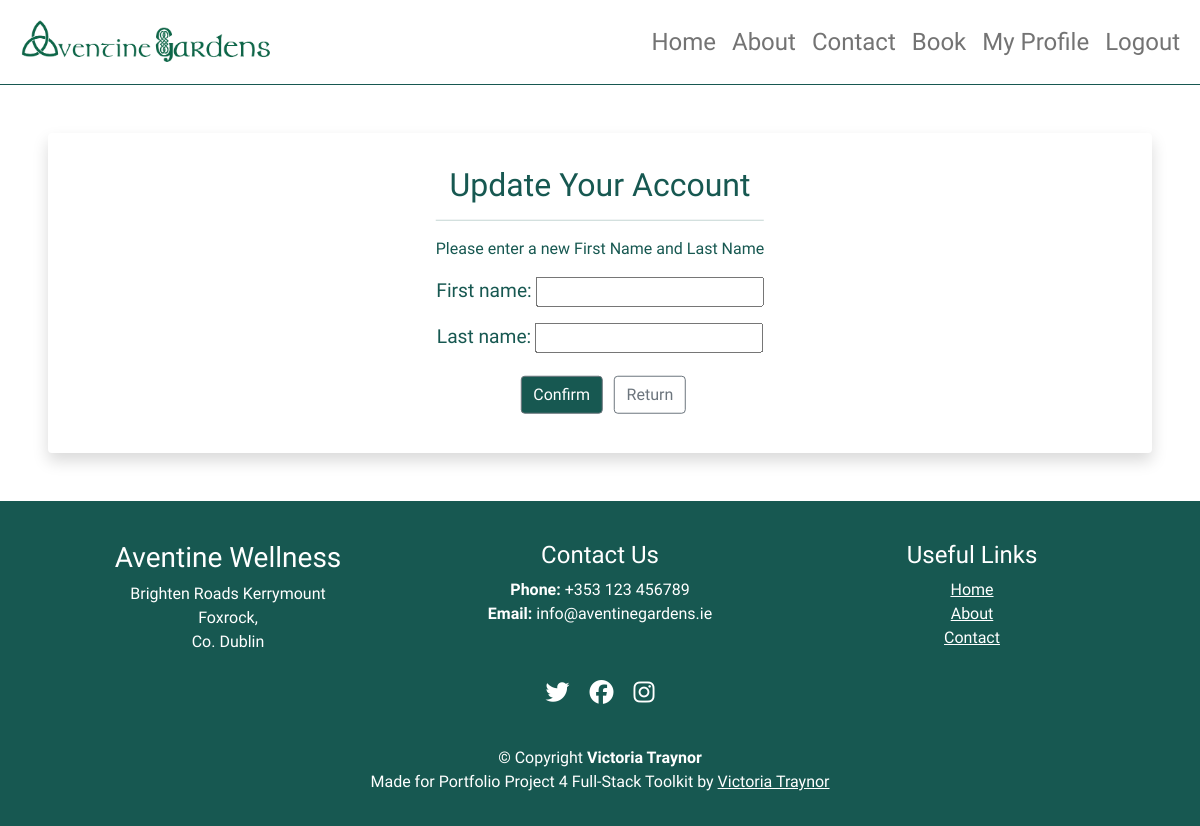
Page /user/user-update/15/ (signed in) on the earlier database version.
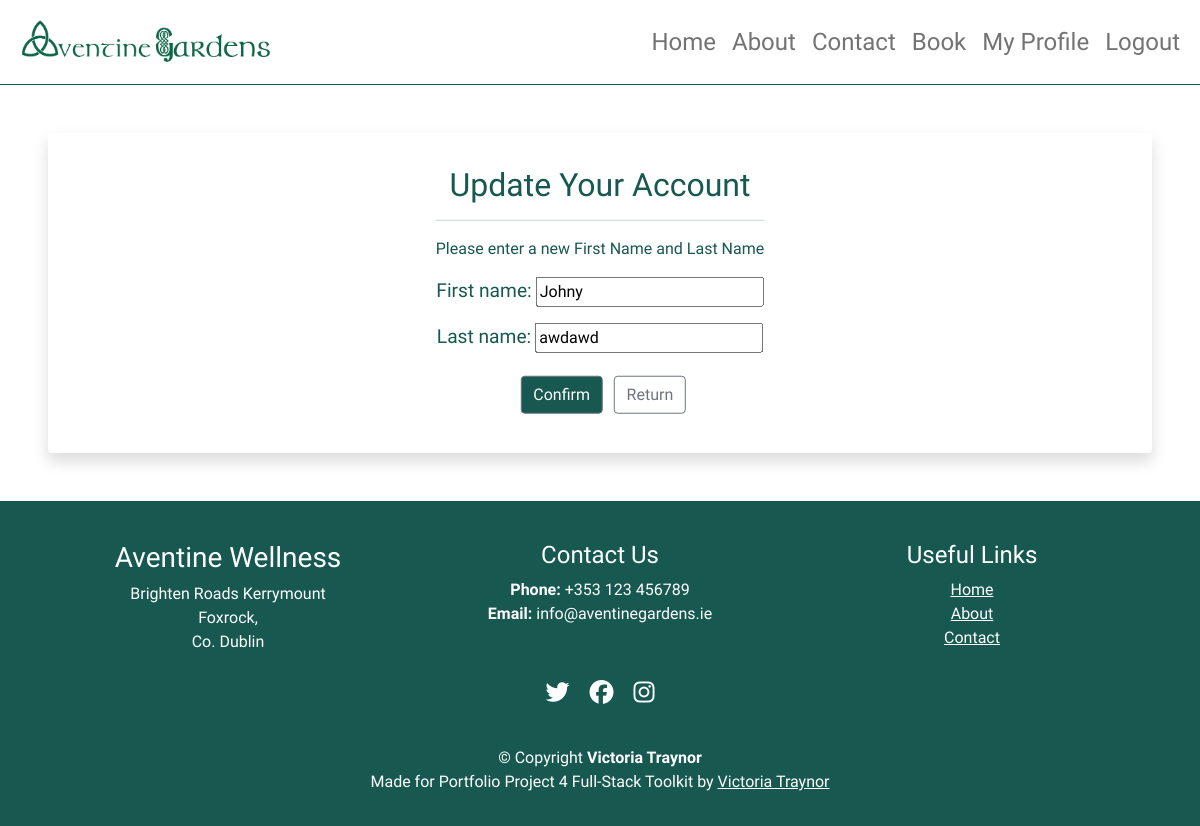
Same page on the later database version.
### profiles/models.py (models this page shows, shortened)
class Profile(models.Model):
    user = models.OneToOneField(User, on_delete=models.CASCADE)
    first_name = models.CharField(max_length=30)
    last_name = models.CharField(max_length=30)

### profiles/views.py (the view, shortened to what this page needs)
# urls.py: path("user/user-update/<int:pk>/", UserEditProfile.as_view(), name="user-update"),
class UserEditProfile(LoginRequiredMixin, UserPassesTestMixin, UpdateView):
    model = Profile
    template_name = "user/user_update.html"
    form_class = ProfileForm
    def test_func(self):
        obj = self.get_object()
        return obj.user == self.request.user

### profiles/forms.py
class ProfileForm(forms.ModelForm):
    class Meta:
        model = Profile
        fields = ["first_name", "last_name"]

### templates/user/user_update.html (shortened to what this page needs)
{% extends "base.html" %}
{% load static %}
{% block content %}
<div class="shadow p-4 mb-5 bg-body bg-body rounded text-black m-5 update-div">
  <div class="verticle-center">
    <h2>Update Your Account</h2>
    <hr>
    <p>Please enter a new First Name and Last Name</p>
    <form action="." method="POST" class="appointment-form">{% csrf_token %}
      {{ form.as_p}}
      <button type="submit" class="btn btn-secondary profile-btns">Confirm</button>
      <a class="btn btn-outline-secondary" href="{% url 'user-profile' %}">Return</a>
    </form>
  </div>
</div>
{%endblock%}

Differences in the rows shown:
changed Profile: first_name (not shown) → "Johny"; last_name (not shown) → "awdawd"
